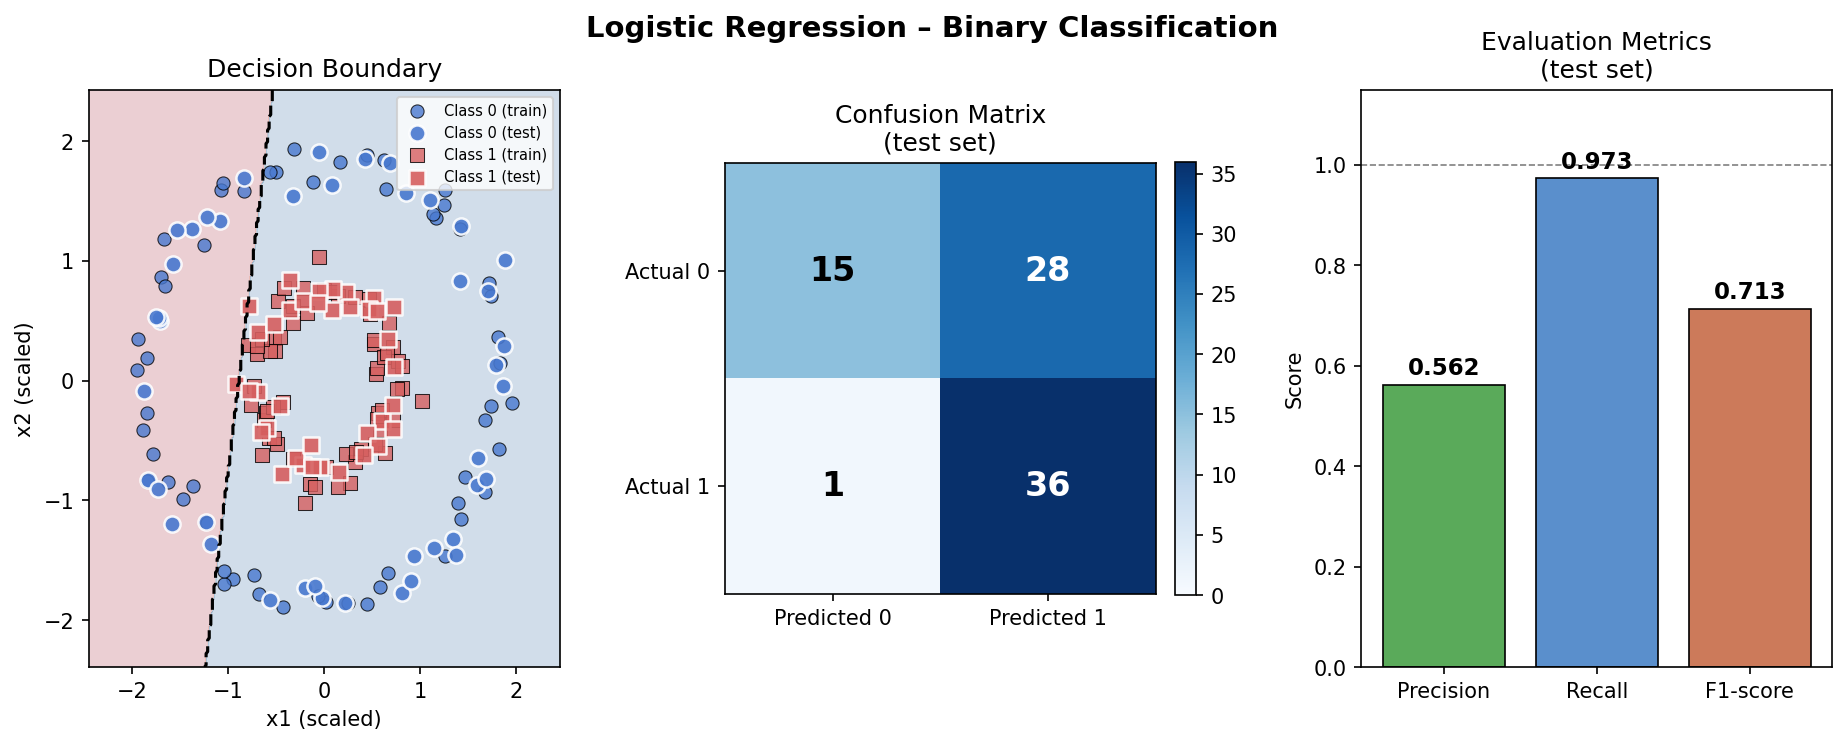

The script that saved this image:
import numpy as np
import pandas as pd
import matplotlib.pyplot as plt
import matplotlib.gridspec as gridspec
from sklearn.linear_model import LogisticRegression

# Load and prepare data (same as ex_5_1.py)
data = pd.read_csv('/home/tikea/ecam_ws/ecam_courses/machine_learning/data_3_1_2.csv').to_numpy()
x = data[:, :-1]
y = data[:, -1]

x = (x - np.mean(x, axis=0)) / np.std(x, axis=0)

m_train = int(0.6 * x.shape[0])
x_train, y_train = x[:m_train], y[:m_train]
x_test,  y_test  = x[m_train:], y[m_train:]

model = LogisticRegression()
model.fit(x_train, y_train)

y_pred = model.predict(x_test)

TP = np.sum((y_pred == 1) & (y_test == 1))
TN = np.sum((y_pred == 0) & (y_test == 0))
FP = np.sum((y_pred == 1) & (y_test == 0))
FN = np.sum((y_pred == 0) & (y_test == 1))

precision = TP / (TP + FP)
recall    = TP / (TP + FN)          # corrected formula
f_score   = 2 * precision * recall / (precision + recall)

# ── Figure layout ─────────────────────────────────────────────────────────────
fig = plt.figure(figsize=(15, 5))
fig.suptitle('Logistic Regression – Binary Classification', fontsize=14, fontweight='bold')
gs = gridspec.GridSpec(1, 3, figure=fig, wspace=0.35)

# ── 1. Decision boundary ──────────────────────────────────────────────────────
ax1 = fig.add_subplot(gs[0])

x1_range = np.linspace(x[:, 0].min() - 0.5, x[:, 0].max() + 0.5, 300)
x2_range = np.linspace(x[:, 1].min() - 0.5, x[:, 1].max() + 0.5, 300)
xx1, xx2 = np.meshgrid(x1_range, x2_range)
Z = model.predict(np.c_[xx1.ravel(), xx2.ravel()]).reshape(xx1.shape)
ax1.contourf(xx1, xx2, Z, alpha=0.2, cmap='RdBu')
ax1.contour(xx1, xx2, Z, levels=[0.5], colors='k', linewidths=1.5, linestyles='--')

colors = {0: '#4878cf', 1: '#d65f5f'}
markers = {0: 'o', 1: 's'}
labels_map = {0: 'Class 0', 1: 'Class 1'}

for cls in [0, 1]:
    mask_tr = y_train == cls
    ax1.scatter(x_train[mask_tr, 0], x_train[mask_tr, 1],
                c=colors[cls], marker=markers[cls], edgecolors='k',
                linewidths=0.5, s=40, label=f'{labels_map[cls]} (train)', alpha=0.8)
    mask_te = y_test == cls
    ax1.scatter(x_test[mask_te, 0], x_test[mask_te, 1],
                c=colors[cls], marker=markers[cls], edgecolors='white',
                linewidths=1.2, s=60, label=f'{labels_map[cls]} (test)', alpha=0.9)

ax1.set_xlabel('x1 (scaled)')
ax1.set_ylabel('x2 (scaled)')
ax1.set_title('Decision Boundary')
ax1.legend(fontsize=7, loc='best')

# ── 2. Confusion matrix ───────────────────────────────────────────────────────
ax2 = fig.add_subplot(gs[1])

cm = np.array([[TN, FP],
               [FN, TP]])
im = ax2.imshow(cm, cmap='Blues', vmin=0)
fig.colorbar(im, ax=ax2, fraction=0.046, pad=0.04)

for i in range(2):
    for j in range(2):
        ax2.text(j, i, str(int(cm[i, j])), ha='center', va='center',
                 fontsize=16, fontweight='bold',
                 color='white' if cm[i, j] > cm.max() / 2 else 'black')

ax2.set_xticks([0, 1]); ax2.set_xticklabels(['Predicted 0', 'Predicted 1'])
ax2.set_yticks([0, 1]); ax2.set_yticklabels(['Actual 0', 'Actual 1'])
ax2.set_title('Confusion Matrix\n(test set)')

# ── 3. Metrics bar chart ──────────────────────────────────────────────────────
ax3 = fig.add_subplot(gs[2])

metrics = {'Precision': precision, 'Recall': recall, 'F1-score': f_score}
bar_colors = ['#5aaa5a', '#5a8fcc', '#cc7a5a']
bars = ax3.bar(metrics.keys(), metrics.values(), color=bar_colors, edgecolor='k', linewidth=0.8)

for bar, val in zip(bars, metrics.values()):
    ax3.text(bar.get_x() + bar.get_width() / 2, bar.get_height() + 0.01,
             f'{val:.3f}', ha='center', va='bottom', fontsize=11, fontweight='bold')

ax3.set_ylim(0, 1.15)
ax3.set_ylabel('Score')
ax3.set_title('Evaluation Metrics\n(test set)')
ax3.axhline(1.0, color='gray', linestyle='--', linewidth=0.8)

plt.savefig('/home/tikea/ecam_ws/ecam_courses/machine_learning/codess/ex_5_1_viz.png',
            dpi=150, bbox_inches='tight')
plt.show()
print(f'Precision: {precision:.4f}  Recall: {recall:.4f}  F1-score: {f_score:.4f}')
print(f'Confusion matrix — TP:{TP}  TN:{TN}  FP:{FP}  FN:{FN}')
